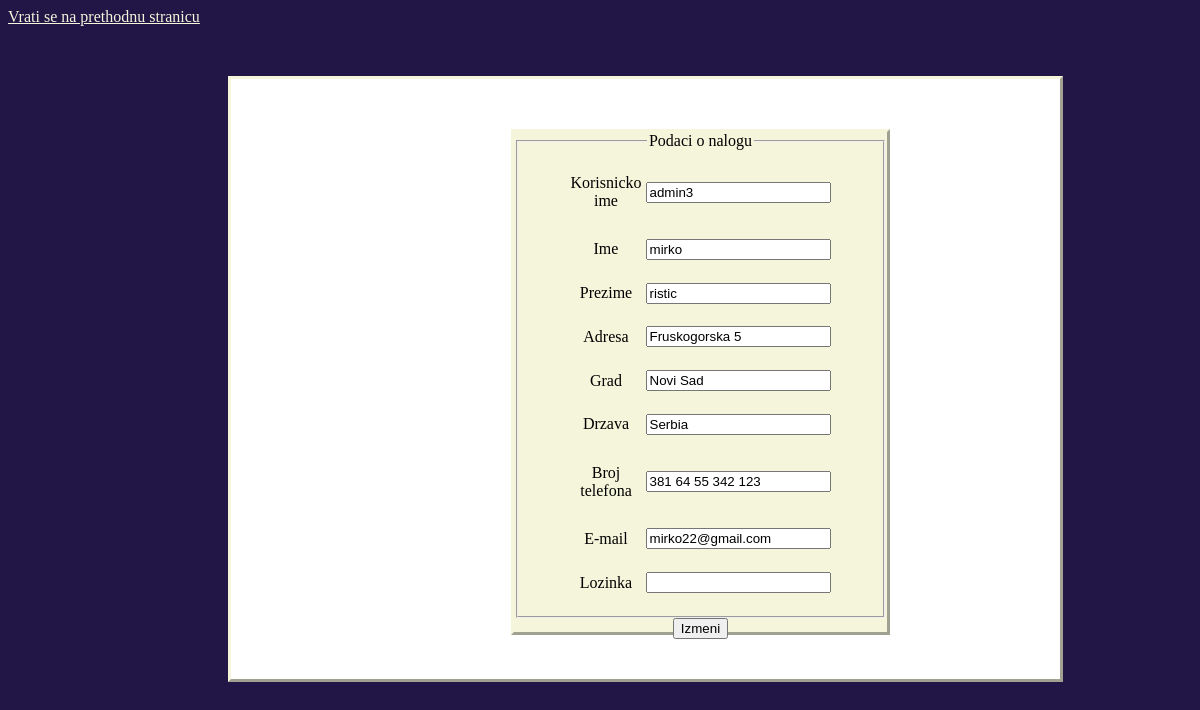
/editProfile (signed in), run on the app's committed database.
### database_models.py (models this page shows, shortened)
class User(db.Model, User.User):  # if some error occur check User Mixin class
    id = db.Column(db.Integer, primary_key=True)
    username = db.Column(db.String(20), unique=True, nullable=False)
    first_name = db.Column(db.String(20), nullable=False)
    last_name = db.Column(db.String(20), nullable=False)
    address = db.Column(db.String(35), nullable=False)
    town = db.Column(db.String(20), nullable=False)
    country = db.Column(db.String(20), nullable=False)
    phone_number = db.Column(db.Integer, nullable=False)
    email = db.Column(db.String(20), unique=True, nullable=False)
    cardNumber = db.Column(db.String(18))
    onlineCardNumber = db.Column(db.String(18))
    verified = db.Column(db.Boolean, nullable=False)
    password = db.Column(db.String(255), nullable=False)
    payments_cards = db.relationship('PaymentCard', backref='owner', lazy=True)

### auth.py (the view)
@auth.route('/editProfile', methods=['GET', 'POST'])
@login_required
def update_profile():
    form = UpdateAccountForm()
    if form.validate_on_submit():
        update_user_data(form, current_user)
        return redirect(url_for('views.dashboard'))
    elif request.method == 'GET':
        print(current_user)
        form.username.data = current_user.username
        form.first_name.data = current_user.first_name
        form.last_name.data = current_user.last_name
        form.address.data = current_user.address
        form.town.data = current_user.town
        form.country.data = current_user.country
        form.phone_number.data = current_user.phone_number
        form.email.data = current_user.email
        form.password.data = current_user.password
    return render_template('editProfile.html', form=form)

### forms.py (shortened to what this page needs)
class UpdateAccountForm(FlaskForm):
    first_name = StringField('Ime', validators=[DataRequired(), Length(min=2, max=20)])
    last_name = StringField('Prezime', validators=[DataRequired(), Length(min=2, max=20)])
    address = StringField('Addresa', validators=[DataRequired(), Length(min=2, max=35)])
    town = StringField('Grad', validators=[DataRequired(), Length(min=2, max=20)])
    country = StringField('Drzava', validators=[DataRequired(), Length(min=2, max=20)])
    phone_number = StringField('Broj telefona', validators=[DataRequired()])
    password = PasswordField(validators=[DataRequired(), Length( min=5, max=255)])
    username = StringField('Korisniko ime', validators=[DataRequired(), Length(min=2, max=20)])
    email = StringField('E-mail', validators=[DataRequired(), Email()])
    submit = SubmitField('Izmeni')

### Models/User.py (called while the page is built)
    @property
    def is_active(self):
        return True

    @property
    def is_authenticated(self):
        return self.is_active

### auth.py (called while the page is built)
@login_manager.user_loader  # reload user obj from the user id stored in the session
def load_user(user_id):
    return User.query.get(user_id)

### templates/editProfile.html (shortened to what this page needs)
<!DOCTYPE html>
<html lang="en">
<head>
</head>
<body>
    <a href="{{url_for('auth.back')}}">Vrati se na prethodnu stranicu <a/>
   <div class="myDiv">
        <form method="POST" action="" enctype="multipart/form-data">
            <div class="tabela">
                <fieldset class="form-group">
                <legend class="border-bottom mb-4">Podaci o nalogu</legend>
                    <table>
                        <tr><td><label>Korisnicko ime</label></td><td> {{ form.username }}</td></tr>
                        <tr><td><label>Ime</label></td><td> {{ form.first_name}}</td></tr>
                        <tr><td><label>Prezime</label></td><td> {{ form.last_name}}</td></tr>
                        <tr><td><label>Adresa</label></td><td> {{ form.address}}</td></tr>
                        <tr><td><label>Grad</label></td><td> {{ form.town}}</td></tr>
                        <tr><td><label>Drzava</label></td><td> {{ form.country}}</td></tr>
                        <tr><td><label>Broj telefona</label></td><td> {{ form.phone_number}}</td></tr>
                        <tr><td><label>E-mail</label></td><td> {{ form.email}}</td></tr>
                        <tr><td><label>Lozinka</label></td><td> {{ form.password}}</td></tr>
                    </table>
                </fieldset>
                 <div class="form-group" >
                    {{ form.submit }}
                </div>
            </div>
        </form>
</body>
</html>

### templates/editProfile.html (style rules this page uses)
body { background: #221647; }
.myDiv { height: 600px; width: 70%; border: 3px outset beige ; background-color: white; text-align: center; position: relative; top: 50px; left: 220px; }
.tabela { height: 500px; width: 45%; border: 3px outset beige ; background-color: beige; text-align: center; position: relative; top: 50px; left: 280px; }
table { width:45%; height: 450px; text-align:center; margin-left:auto; margin-right:auto; }
a:link, a:visited { color: beige; text-decoration: underline; cursor: pointer; }

### data on the page
User: username "admin3", first_name "mirko", last_name "ristic", address "Fruskogorska 5", town "Novi Sad", country "Serbia", phone_number "381 64 55 342 123", email "mirko22@gmail.com"
